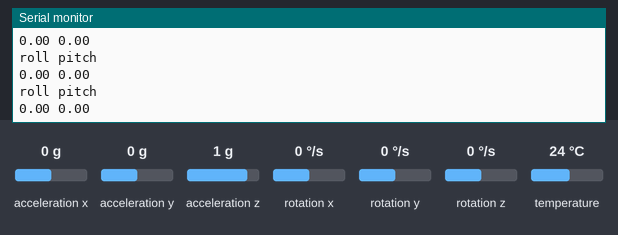
Simulated run of this sketch. Board: Arduino Leonardo, built with avr-gcc and run on an emulated ATmega32U4. Parts: the last lines printed to the serial monitor. The inputs (shaded band) are chosen by the test bench; at power-on: rotation x 0 °/s, rotation y 0 °/s, rotation z 0 °/s, acceleration x 0 g, acceleration y 0 g, acceleration z 1 g, temperature 24 °C.

Above: at 1.3 s.
1.4 s: rotation x set to -192 °/s
At 2.0 s:
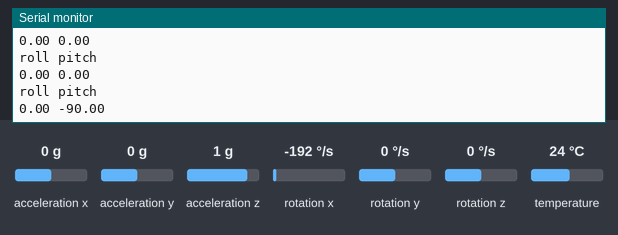
2.9 s: rotation y set to -192 °/s
At 3.5 s:
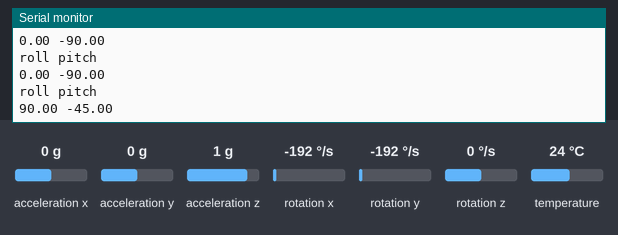
4.4 s: rotation z set to -192 °/s
At 5.1 s:
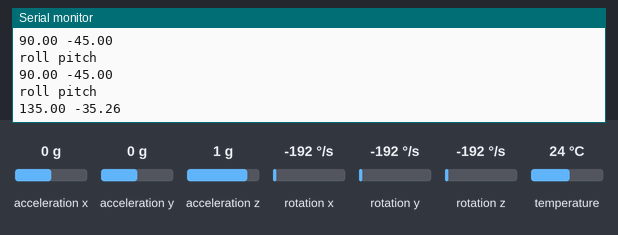
Timing chart, 0 to 7.4 s (numbered marks = the images above; inputs shaded):
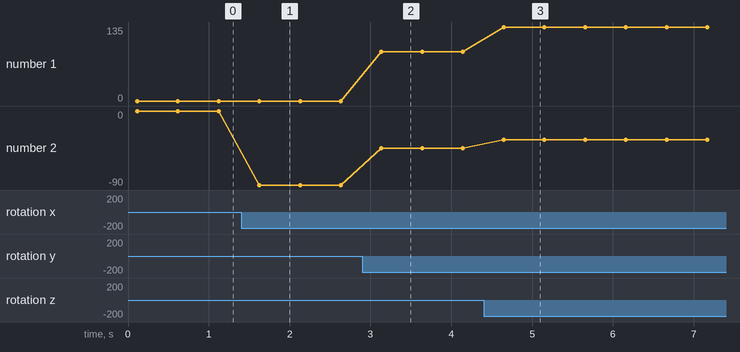

The sketch:

the_norm_of_acceleration.ino
```cpp
#include <Adafruit_MPU6050.h>
#include <Adafruit_Sensor.h>
#include <Wire.h>
#include <math.h>

Adafruit_MPU6050 mpu;
float distance = 0;

void setup() {
  Serial.begin(115200);
  while (!Serial)
    delay(10); // will pause Zero, Leonardo, etc until serial console opens

  //Serial.println("Adafruit MPU6050 test!");

  // Try to initialize!
  if (!mpu.begin()) {
   // Serial.println("Failed to find MPU6050 chip");
    while (1) {
      delay(10);
    }
  }
 // Serial.println("MPU6050 Found!");

  mpu.setAccelerometerRange(MPU6050_RANGE_8_G);
 // Serial.print("Accelerometer range set to: ");
  switch (mpu.getAccelerometerRange()) {
  case MPU6050_RANGE_2_G:
   // Serial.println("+-2G");
    break;
  case MPU6050_RANGE_4_G:
    //Serial.println("+-4G");
    break;
  case MPU6050_RANGE_8_G:
    //Serial.println("+-8G");
    break;
  case MPU6050_RANGE_16_G:
    //Serial.println("+-16G");
    break;
  }
  mpu.setGyroRange(MPU6050_RANGE_500_DEG);
  //Serial.print("Gyro range set to: ");
  switch (mpu.getGyroRange()) {
  case MPU6050_RANGE_250_DEG:
    //Serial.println("+- 250 deg/s");
    break;
  case MPU6050_RANGE_500_DEG:
    //Serial.println("+- 500 deg/s");
    break;
  case MPU6050_RANGE_1000_DEG:
    //Serial.println("+- 1000 deg/s");
    break;
  case MPU6050_RANGE_2000_DEG:
    //Serial.println("+- 2000 deg/s");
    break;
  }

  mpu.setFilterBandwidth(MPU6050_BAND_21_HZ);
  //Serial.print("Filter bandwidth set to: ");
  switch (mpu.getFilterBandwidth()) {
  case MPU6050_BAND_260_HZ:
    //Serial.println("260 Hz");
    break;
  case MPU6050_BAND_184_HZ:
    //Serial.println("184 Hz");
    break;
  case MPU6050_BAND_94_HZ:
    //Serial.println("94 Hz");
    break;
  case MPU6050_BAND_44_HZ:
    //Serial.println("44 Hz");
    break;
  case MPU6050_BAND_21_HZ:
    //Serial.println("21 Hz");
    break;
  case MPU6050_BAND_10_HZ:
    //Serial.println("10 Hz");
    break;
  case MPU6050_BAND_5_HZ:
    //Serial.println("5 Hz");
    break;
  }

  //Serial.println("");
  delay(100);

}

void loop() {
  /* Print out the values */
  /*
  Serial.print("Acceleration X: ");
  Serial.print(a.acceleration.x);
  Serial.print(", Y: ");
  Serial.print(a.acceleration.y);
  Serial.print(", Z: ");
  Serial.print(a.acceleration.z);
  Serial.println(" m/s^2");*/
  sensors_event_t a, g, temp;
  mpu.getEvent(&a, &g, &temp);

  /*float aa = sqrt(pow(a.acceleration.x,2)+pow(a.acceleration.y,2)+pow(a.acceleration.z - 9.64,2));
  Serial.print("acceleration :");
  Serial.println(aa);*/

  /*float xs = a.acceleration.x * 0.5 * 0.25;
  float ys = a.acceleration.y * 0.5 * 0.25;
  float zs = (a.acceleration.z - 9.2) * 0.5 * 0.25;
  distance += sqrt(pow(xs,2)+pow(ys,2)+pow(zs,2));
  Serial.println("distance angle");
  //Serial.print("distance :");
  Serial.print(distance);

  float Ax = g.gyro.x*0.5;
  float Ay = g.gyro.y*0.5;
  float Az = g.gyro.z*0.5;
  float Angle = sqrt(pow(Ax,2)+pow(Ay,2)+pow(Az,2));
  //Serial.print("Rotation angle: ");
  Serial.print(" ");
  Serial.println(Angle);*/
  float roll = atan2(-g.gyro.y,g.gyro.z)/M_PI*180;
  float pitch = atan2(g.gyro.x,sqrt(pow(g.gyro.y,2)+pow(g.gyro.z,2)))/M_PI*180;
  Serial.println("roll pitch");
  //Serial.print("roll : ");
  Serial.print(roll);
  //Serial.print("pitch : ");
  Serial.print(" ");
  Serial.println(pitch);
  //Serial.println();
  /*
  Serial.print("Rotation X: ");
  Serial.print(g.gyro.x);
  Serial.print(", Y: ");
  Serial.print(g.gyro.y);
  Serial.print(", Z: ");
  Serial.print(g.gyro.z);
  Serial.println(" rad/s");

  Serial.print("Temperature: ");
  Serial.print(temp.temperature);
  Serial.println(" degC");

  Serial.println("");*/
  delay(500);
}
```

Measured:
- after the input at 1.4 s, the serial monitor: prints a new line after 0.22 s (image 1)
- after the input at 2.9 s, the serial monitor: prints a new line after 0.24 s (image 2)
- after the input at 4.4 s, the serial monitor: prints a new line after 0.25 s (image 3)
- plotted number 1: 0 → 90 after the input at 2.9 s, 90 → 135 after the input at 4.4 s
- plotted number 2: 0 → -90 after the input at 1.4 s, -90 → -45 after the input at 2.9 s, -45 → -35.26 after the input at 4.4 s
